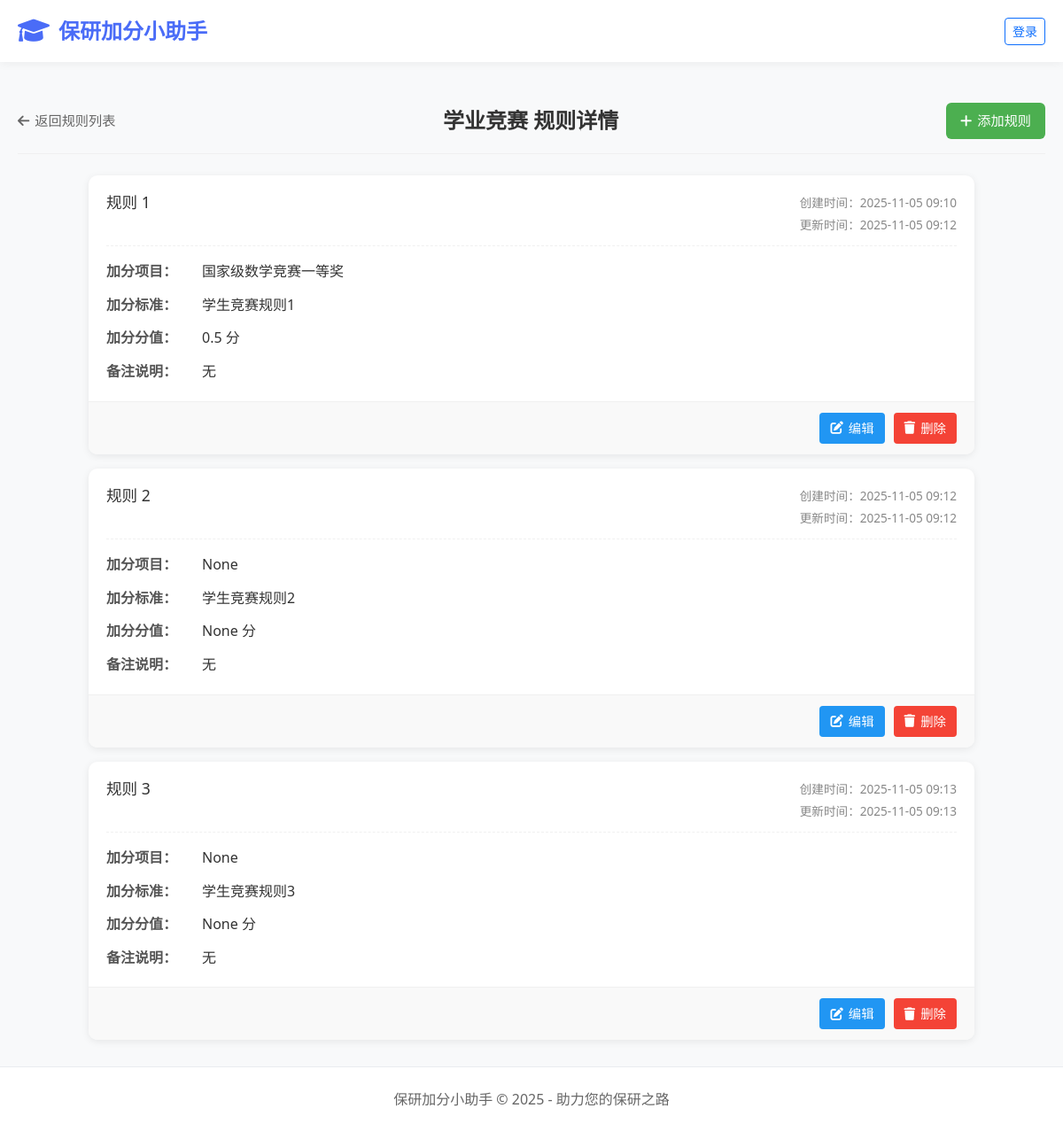
The app's page /counselor/rules/student-competition/, older data.
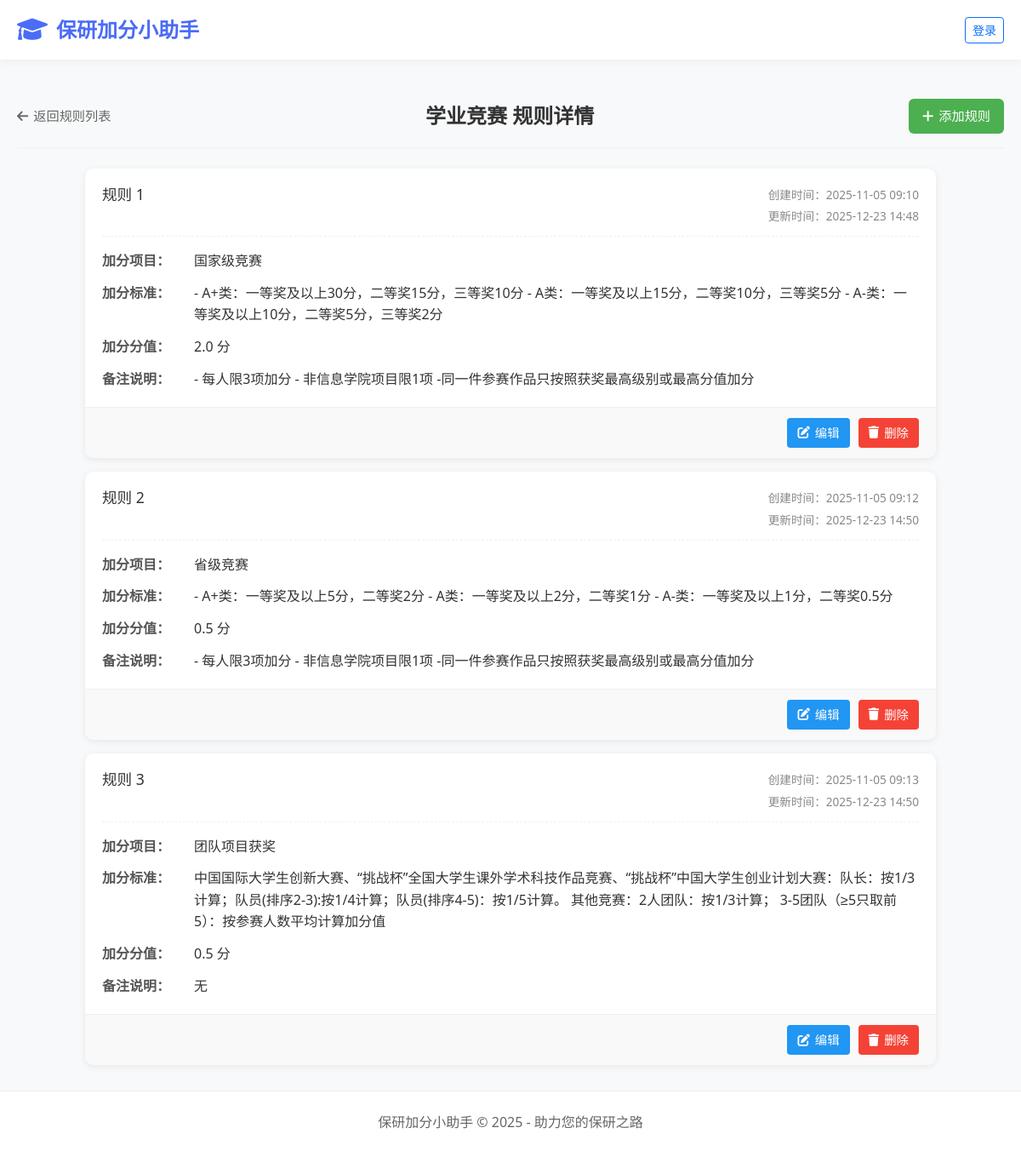
The same page, newer data.
### apps/students/models.py (models this page shows, shortened)
class Rule(models.Model):
    RULE_TYPE_CHOICES = [
        ('student-competition', '学业竞赛'),
        ('research-achievement', '科研成果'),
        ('innovation-entrepreneurship', '创新创业训练'),
        ('comprehensive-performance', '综合表现加分'),
    ]
    item_name = models.CharField(max_length=200, verbose_name="加分项目名称", null=True, blank=True)
    description = models.TextField(verbose_name="加分标准说明")
    score = models.DecimalField(max_digits=5, decimal_places=1, verbose_name="加分分值", null=True, blank=True)
    remark = models.TextField(blank=True, null=True, verbose_name="备注信息")
    rule_type = models.CharField(max_length=50, choices=RULE_TYPE_CHOICES, verbose_name="规则分类")
    created_at = models.DateTimeField(auto_now_add=True, verbose_name="创建时间")
    updated_at = models.DateTimeField(auto_now=True, verbose_name="更新时间")
    class Meta:
        verbose_name = "加分规则"
        verbose_name_plural = "加分规则"

### apps/counselors/views.py (the view)
# urls.py: path('rules/<str:rule_type>/', views.rule_detail, name='rule_detail'),
def rule_detail(request, rule_type):
    rule_map = {
        'student-competition': '学业竞赛',
        'research-achievement': '科研成果',
        'innovation-entrepreneurship': '创新创业训练',
        'comprehensive-performance': '综合表现加分'
    }
    rules = Rule.objects.filter(rule_type=rule_type)
    return render(request, 'counselors/rule_detail.html', {
        'rules': rules,
        'category_name': rule_map.get(rule_type, '规则详情'),
        'rule_type': rule_type
    })

### templates/counselors/rule_detail.html (shortened to what this page needs)
{% extends 'counselors/base.html' %}
{% load static %}
{% block extra_css %}
    <link href="{% static 'CSS/counselor/rule_detail.css' %}" rel="stylesheet">
{% endblock %}
{% block content %}
    <div class="page-header">
        <a href="{% url 'rules_management' %}" class="back-btn">
            <i class="fas fa-arrow-left"></i>
            <span>返回规则列表</span>
        </a>
        <h1 class="page-title">{{ category_name }} 规则详情</h1>
        <a href="{% url 'add_rule' %}?type={{ rule_type }}" class="add-rule-btn">
            <i class="fas fa-plus"></i>
            <span>添加规则</span>
        </a>
    </div>
    <div class="rules-container">
        {% if rules %}
            <div class="rules-list">
                {% for rule in rules %}
                    <div class="rule-item">
                        <div class="rule-content">
                            <div class="rule-header">
                                <h3 class="rule-title">规则 {{ forloop.counter }}</h3>
                                <div class="rule-meta">
                                    <span class="create-time">创建时间：{{ rule.created_at|date:"Y-m-d H:i" }}</span>
                                    {% if rule.updated_at != rule.created_at %}
                                        <span class="update-time">更新时间：{{ rule.updated_at|date:"Y-m-d H:i" }}</span>
                                    {% endif %}
                                </div>
                            </div>
                            <div class="rule-details">
                                <div class="detail-item">
                                    <span class="detail-label">加分项目：</span>
                                    <span class="detail-value">{{ rule.item_name }}</span>
                                </div>
                                <div class="detail-item">
                                    <span class="detail-label">加分标准：</span>
                                    <span class="detail-value">{{ rule.description }}</span>
                                </div>
                                <div class="detail-item">
                                    <span class="detail-label">加分分值：</span>
                                    <span class="detail-value">{{ rule.score }} 分</span>
                                </div>
                                <div class="detail-item">
                                    <span class="detail-label">备注说明：</span>
                                    <span class="detail-value">{{ rule.remark|default:"无" }}</span>
                                </div>
                            </div>
                        </div>
                        <div class="rule-actions">
                            <a href="{% url 'edit_rule' rule.id %}" class="action-btn edit-btn">
                                <i class="fas fa-edit"></i>
                                <span>编辑</span>
                            </a>
                            <button class="action-btn delete-btn" data-rule-id="{{ rule.id }}">
                                <i class="fas fa-trash"></i>
                                <span>删除</span>
                            </button>
                        </div>
                    </div>
                {% endfor %}
            </div>
        {% endif %}
    </div>
{% endblock %}

Row changes from the older to the newer data that the page shows:
changed Rule: updated_at "2025-11-05 09:12" → "2025-12-23 14:48"; item_name "国家级数学竞赛一等奖" → "国家级竞赛"; description "学生竞赛规则1" → "- A+类：一等奖及以上30分，二等奖15分，三等奖10分 - A类：一等奖及以上15分，二等奖10分，三等奖5分 - A-类：一等奖及以上10分，二等奖5分，三等奖2分"; score "0.5" → "2.0"; remark "无" → "- 每人限3项加分 - 非信息学院项目限1项 -同一件参赛作品只按照获奖最高级别或最高分值加分"
changed Rule: updated_at "2025-11-05 09:12" → "2025-12-23 14:50"; item_name "None" → "省级竞赛"; description "学生竞赛规则2" → "- A+类：一等奖及以上5分，二等奖2分 - A类：一等奖及以上2分，二等奖1分 - A-类：一等奖及以上1分，二等奖0.5分"; score "None" → "0.5"; remark "无" → "- 每人限3项加分 - 非信息学院项目限1项 -同一件参赛作品只按照获奖最高级别或最高分值加分"
changed Rule: updated_at "2025-11-05 09:13" → "2025-12-23 14:50"; item_name "None" → "团队项目获奖"; description "学生竞赛规则3" → "中国国际大学生创新大赛、“挑战杯”全国大学生课外学术科技作品竞赛、“挑战杯”中国大学生创业计划大赛：队长：按1/3计算；队员(排序2-3):按1/4计算；队员(排序4-5)：按1/5计算。 其他竞赛：2人团队：按1/3计算； 3-5团队（≥5只取前5）：按参赛人数平均计算加分值"; score "None" → "0.5"
